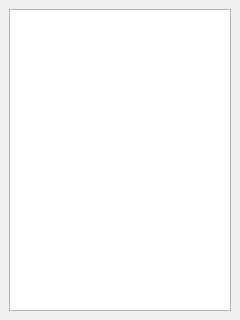
<?xml version="1.0" encoding="UTF-8"?>
<ui version="4.0">
 <class>MainWindow</class>
 <widget class="QMainWindow" name="MainWindow">
  <property name="geometry">
   <rect>
    <x>0</x>
    <y>0</y>
    <width>240</width>
    <height>320</height>
   </rect>
  </property>
  <property name="windowTitle">
   <string>MainWindow</string>
  </property>
  <widget class="QWidget" name="centralwidget">
   <layout class="QHBoxLayout" name="horizontalLayout">
    <item>
     <widget class="QTableView" name="tableView"/>
    </item>
   </layout>
  </widget>
 </widget>
 <resources/>
 <connections/>
</ui>
